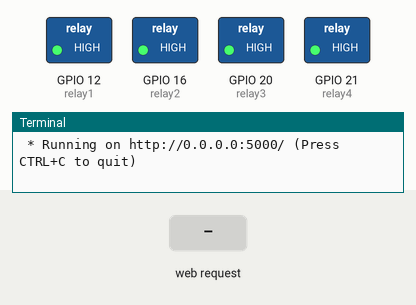
Recording of a program running on a simulated Raspberry Pi (BCM pin numbers). Shown: switched loads named in the program (green lamp = pin HIGH), the last lines printed to the terminal. The inputs (shaded band) are chosen by the test bench. Parts the program declares active-low are drawn by pin level, so they are really on while drawn off; the clock reads 2024-03-15 10:24:30 at power-on unless the program sets it.

Above: at 1.2 s.
1.3 s: HTTP request for /r1 received
At 1.9 s:
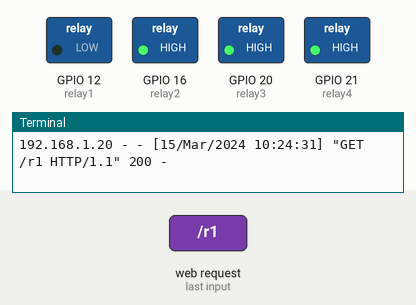
2.8 s: HTTP request for /r2 received
At 4.0 s:
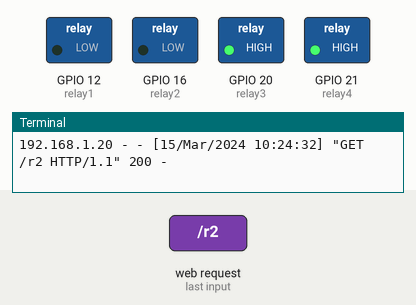
4.3 s: HTTP request for /r3 received
At 5.4 s:
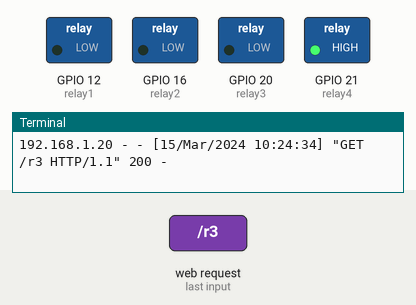
5.8 s: HTTP request for /r4 received
At 6.5 s:
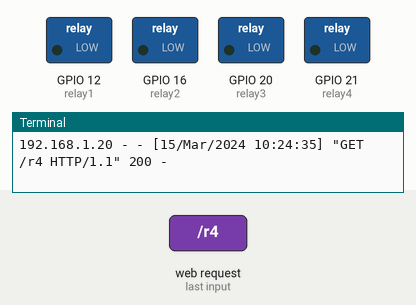
7.3 s: HTTP request for /r1 received
At 7.6 s:
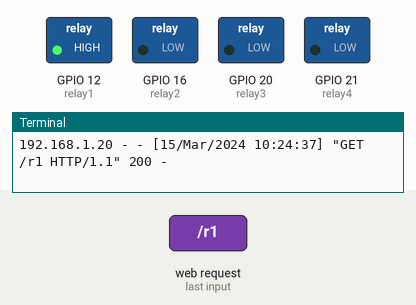
8.8 s: HTTP request for /r2 received
At 10.0 s:
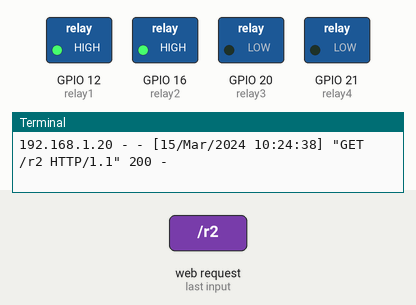
Timing chart, 0 to 11.3 s (numbered marks = the images above; inputs shaded):
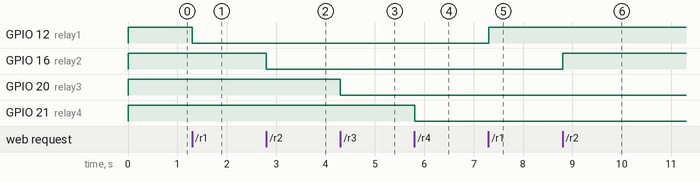

The program:

app.py
```python
import time
import gpiozero
from flask import Flask, render_template, request

RELAY_PIN1 = 12
RELAY_PIN2 = 16
RELAY_PIN3 = 20
RELAY_PIN4 = 21


app = Flask(__name__)
relay1 = gpiozero.OutputDevice(RELAY_PIN1, active_high=False, initial_value=False)
relay2 = gpiozero.OutputDevice(RELAY_PIN2, active_high=False, initial_value=False)
relay3 = gpiozero.OutputDevice(RELAY_PIN3, active_high=False, initial_value=False)
relay4 = gpiozero.OutputDevice(RELAY_PIN4, active_high=False, initial_value=False)

@app.route('/')
def index():
    templateData = { 'r1' : "on" if relay1.value else "off",
    'r2' : 'on' if relay2.value else 'off',
    'r3' : 'on' if relay3.value else 'off',
    'r4' : 'on' if relay4.value else 'off' }
    return render_template('index.html', **templateData)

@app.route('/<device>')
def do(device):
    if device == "r1":
        relay1.toggle()
    if device == "r2":
        relay2.toggle()
    if device == "r3":
        relay3.toggle()
    if device == "r4":
        relay4.toggle()
    templateData = { 'r1' : "on" if relay1.value else "off",
    'r2' : 'on' if relay2.value else 'off',
    'r3' : 'on' if relay3.value else 'off',
    'r4' : 'on' if relay4.value else 'off' }
    return render_template('index.html', **templateData)


if __name__ == '__main__':
    app.run(debug=True, host='0.0.0.0')
"""
    print("relay test start complete on 3.5 sec")
    relay1.on()
    time.sleep(0.5)
    relay2.on()
    time.sleep(0.5)
    relay3.on()
    time.sleep(0.5)
    relay4.on()
    print ("all on ")
    time.sleep(0.5)
    relay1.off()
    time.sleep(0.5)
    relay2.off()
    time.sleep(0.5)
    relay3.off()
    time.sleep(0.5)
    relay4.off()
    print("all off ")
    print("quit test")
"""
#    app.run(debug=True, host='0.0.0.0')
```

Measured:
- after the input at 1.3 s, GPIO 12 (relay1): HIGH → LOW at once
- after the input at 2.8 s, GPIO 16 (relay2): HIGH → LOW at once
- after the input at 4.3 s, GPIO 20 (relay3): HIGH → LOW at once
- after the input at 5.8 s, GPIO 21 (relay4): HIGH → LOW at once
- after the input at 7.3 s, GPIO 12 (relay1): LOW → HIGH at once
- after the input at 8.8 s, GPIO 16 (relay2): LOW → HIGH at once
